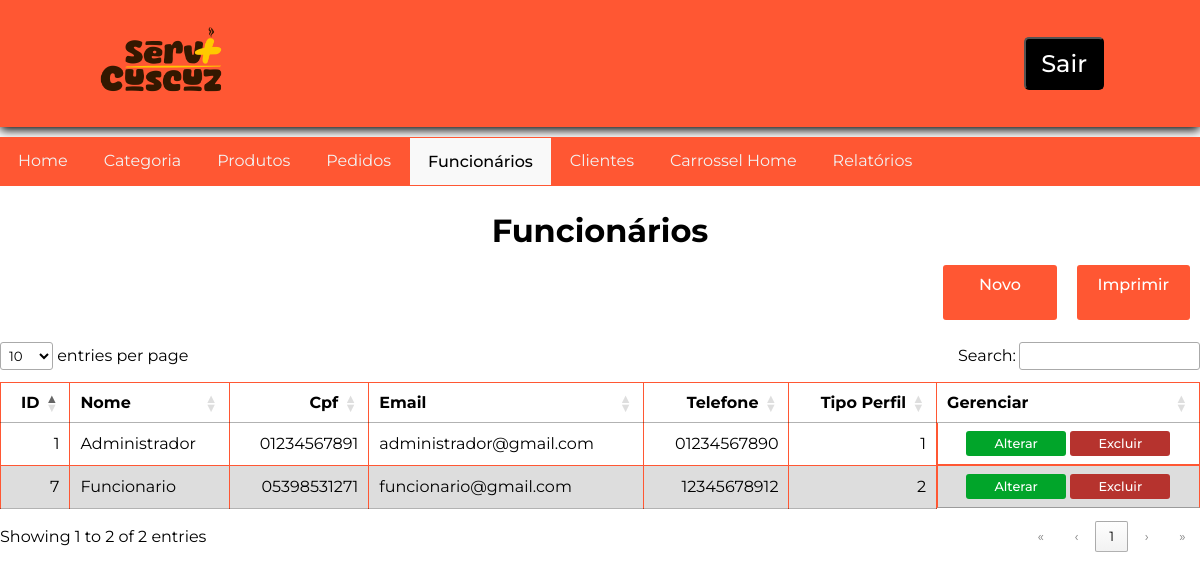
The page /view/admin/listaFuncionarios.php (signed in) on the database its author committed.
### tables this page shows
CREATE TABLE `t_funcionario` (
  `id` int(11) NOT NULL,
  `nome` varchar(100) DEFAULT NULL,
  `cpf` char(14) DEFAULT NULL,
  `email` varchar(100) DEFAULT NULL,
  `telefone` char(20) DEFAULT NULL,
  `data_criacao` timestamp NULL DEFAULT NULL,
  `senha` varchar(255) DEFAULT NULL,
  `t_perfil_id` int(11) NOT NULL
);

### model/DAO/src/conexaobd.php (called while the page is built, shortened)
<?php
if (!class_exists('Conexao')) {
    class Conexao {
        private static $conexao;
        public static function getInstance(){
            if (!isset(self::$conexao)) {
                try {
                    $options = array(
                        PDO::ATTR_PERSISTENT => true,
                        PDO::MYSQL_ATTR_INIT_COMMAND => 'SET NAMES utf8mb4',
                        PDO::ATTR_ERRMODE => PDO::ERRMODE_EXCEPTION
                    );
                    self::$conexao = new PDO("mysql:host=localhost;dbname=Serv+Cuscuz", "root", "", $options);
                } catch (PDOException $exc) {
                    echo "Erro ao conectar ao banco: " . $exc->getMessage();
                }
            }
            return self::$conexao;
        }
    }
}

### controller/funcionario/readFuncionarioController.php (called while the page is built, shortened)
<?php
require_once __DIR__ . "../../../model/DAO/funcionarioDAO.php";
$funcionarioDAO = new FuncionarioDAO();
$funcionarios = $funcionarioDAO->listarFuncionarios();
require_once __DIR__ . "../../../view/admin/listaFuncionarios.php";

### model/DAO/funcionarioDAO.php (called while the page is built, shortened)
<?php
include "src/conexaobd.php";
class FuncionarioDAO {
    public $pdo = null;
    public function __construct() {
        $this->pdo = Conexao::getInstance();
    }
    public function listarFuncionarios() {
        try {
            $sql = "SELECT * FROM t_funcionario";
            $stmt = $this->pdo->prepare($sql);
            $stmt->execute();
            return $stmt->fetchAll(PDO::FETCH_ASSOC);
        } catch (PDOException $e) {
            echo "Erro: " . $e->getMessage();
            return [];
        }
    }
}

### view/admin/listaFuncionarios.php (the view, shortened to what this page needs)
<?php
require_once __DIR__ . "../../../controller/funcionario/readFuncionarioController.php";
?>
<!DOCTYPE html>
<html lang="pt-br">
<head>
    <link rel="stylesheet" href="../../assets/css/headerCadastro.css">
    <link rel="stylesheet" href="../../assets/css/painelControleAdmin.css">
    <link rel="stylesheet" href="../../assets/css/mensagens/mensagens.css">
    <link rel="stylesheet" href="../../assets/css/funcionario/dataTable.css">
</head>
<body>
    <header>
        <nav class="nav-bar">
            <div class="logo">
                <a href="../../pages/home.php">
                    <img src="../../assets/img/logo-png-reduzida.png" alt="Serv+Cuscuz">
                </a>
            </div>
            <div class="botao">
                <button>
                    <?php
                        include '../../pages/verificarLoginAdm.php';
                    ?>
                </button>
            </div>
        </nav>
    </header>
    <div class="painelAdm">
        <nav class="navbar">
        <a href="../../view/admin/adminPainelController.php">Home</a>
            <a href="../../view/admin/categoria.php">Categoria</a>
            <a href="../../view/admin/produtos.php">Produtos</a>
            <a href="../../view/admin/pedidos.php">Pedidos</a>
            <a href="../../view/admin/listaFuncionarios.php" class="<?php echo (basename($_SERVER['PHP_SELF']) == 'listaFuncionarios.php') ? 'ativo' : ''; ?>">Funcionários</a>
            <a href="../../view/admin/listaCliente.php">Clientes</a>
            <a href="../../view/admin/carrosselHome.php">Carrossel Home</a>
            <a href="../../view/admin/relatorios.php">Relatórios</a>
        </nav>
    </div>
    <div class="homeAdm">
        <main>
            <h1>Funcionários</h1>
            <section class="section__btnFuncionario">
                <a class="btnAdm" href="../../view/admin/cadastroFuncionarios.php">Novo</a>
                <a class="btnAdm" href="#" id="printBtn" target="_blank">Imprimir</a>
            </section>
            <section>
                <table id="myTable">
                    <thead>
                        <tr>
                            <th>ID</th>
                            <th>Nome</th>
                            <th>Cpf</th>
                            <th>Email</th>
                            <th>Telefone</th>
                            <th>Tipo Perfil</th>
                            <th class="gerenciarAdm">Gerenciar</th>
                        </tr>
                    </thead>
                    <tbody>
                    <?php if (isset($funcionarios) && is_array($funcionarios)): ?>
                        <?php foreach ($funcionarios as $funcionario): ?>
                        <tr>
                            <td>
                                <?php echo htmlspecialchars($funcionario['id']); ?>
                            </td>
                            <td>
                                <?php echo htmlspecialchars($funcionario['nome']); ?>
                            </td>
                            <td>
                                <?php echo htmlspecialchars($funcionario['cpf']); ?>
                            </td>
                            <td>
                                <?php echo htmlspecialchars($funcionario['email']); ?>
                            </td>
                            <td>
                                <?php echo htmlspecialchars($funcionario['telefone']); ?>
                            </td>
                            <td>
                                <?php echo htmlspecialchars($funcionario['t_perfil_id']); ?>
                            </td>
                            <td class="tdOperacao">
                                <div class="alterarExcluir">
                                <a class="btnalterar" href="../../controller/funcionario/editFuncionarioController.php?token=<?= base64_encode($funcionario['id']); ?>">Alterar</a>
                                <a class="btnexcluir" href="../../controller/funcionario/deleteFuncionarioController.php?id=<?= $funcionario['id']; ?>" onclick="return confirm('Deseja confirmar a operação?');">Excluir</a>
                                </div>
                            </td>
                        </tr>
                        <?php endforeach; ?>
                    <?php endif; ?>
                </table>
            </section>
        </main>
    </div>
</body>
</html>

### assets/css/headerCadastro.css (style rules this page uses)
* { padding: 0; margin: 0; font-family: 'Montserrat', sans-serif; }
header { background-color: #ff5733; box-shadow: 0px 3px 10px #000000; }
.nav-bar { align-items: center; display: flex; justify-content: space-between; padding: 1.5rem 6rem; }
.logo { display: flex; align-items: center; }
.logo img { cursor: pointer; width: 130px; height: 75px; }
.botao button { padding: 10px 15px; border-radius: 5px; background-color: #000000; }

### assets/css/painelControleAdmin.css (style rules this page uses)
.painelAdm { width: 100%; display: flex; }
.painelAdm nav { margin-top: 10px; width: 100%; overflow: hidden; background-color: #ff5733; }
.painelAdm nav a { float: left; display: block; color: #f2f2f2; text-align: center; padding: 14px 18px; text-decoration: none; }
.navbar a.ativo { background-color: #f9f9f9; color: #000000; border: 1px solid #ff5733; font-weight: 500; }
.homeAdm { justify-content: center; align-items: center; }
.homeAdm main h1 { margin-top: 25px; margin-bottom: 5px; text-align: center; font-size: 2rem; }
.homeAdm table { font-family: 'Montserrat', sans-serif; border-collapse: collapse; width: 100%; }
.homeAdm td, th { border: 1px solid #ff5733; text-align: left; padding: 8px; }
.homeAdm th { font-weight: 400; }
.homeAdm tr:nth-child(even) { background-color: #dddddd; }
.section__btnFuncionario { align-items: center; display: flex; justify-content: center; margin-bottom: 10px; }
.btnAdm { align-items: center; border: none; padding: 10px; margin: 10px; width: 120px; height: 35px; background-color: #ff5733; color: #fff; text-align: center; text-decoration: none; font-weight: 500; border-radius: 3px; }
.gerenciarAdm { text-align: center; }
.tdOperacao { border: 1px solid #ff5733; border-color: none; border: none; display:flex; justify-content: center; align-items: center; }
.btnalterar { border: none; width: 100px; padding: 5px 0px; background-color: rgb(1, 165, 42); color: #fff; text-align: center; text-decoration: none; font-size: .8rem; font-weight: 500; border-radius: 3px; display: inline-block; }
.btnexcluir { border: none; width: 100px; padding: 5px 0px; background-color: rgb(182, 51, 46); color: #fff; text-align: center; text-decoration: none; font-size: .8rem; font-weight: 500; border-radius: 3px; display: inline-block; margin-left: 0px; }
.alterarExcluir { align-items: center; }

### assets/css/funcionario/dataTable.css (style rules this page uses)
:root { --dt-row-selected: 13, 110, 253; --dt-row-selected-text: 255, 255, 255; --dt-row-selected-link: 9, 10, 11; --dt-row-stripe: 0, 0, 0; --dt-row-hover: 0, 0, 0; --dt-column-ordering: 0, 0, 0; --dt-html-background: white; }
table.dataTable thead > tr > th.dt-orderable-asc, table.dataTable thead > tr > th.dt-orderable-desc, table.dataTable thead > tr > th.dt-ordering-asc, table.dataTable thead > tr > th.dt-ordering-desc, table.dataTable thead > tr > td.dt-orderable-asc, table.dataTable thead > tr > td.dt-orderable-desc, table.dataTable thead > tr > td.dt-ordering-asc, table.dataTable thead > tr > td.dt-ordering-desc { position: relative; padding-right: 30px; }
table.dataTable thead > tr > th.dt-orderable-asc, table.dataTable thead > tr > th.dt-orderable-desc, table.dataTable thead > tr > td.dt-orderable-asc, table.dataTable thead > tr > td.dt-orderable-desc { cursor: pointer; }
table.dataTable th, table.dataTable td { box-sizing: border-box; }
table.dataTable th.dt-type-numeric, table.dataTable th.dt-type-date, table.dataTable td.dt-type-numeric, table.dataTable td.dt-type-date { text-align: right; }
table.dataTable thead th, table.dataTable thead td, table.dataTable tfoot th, table.dataTable tfoot td { text-align: left; }
table.dataTable { width: 100%; margin: 0 auto; border-spacing: 0; }
table.dataTable thead th, table.dataTable tfoot th { font-weight: bold; }
table.dataTable > thead > tr > th, table.dataTable > thead > tr > td { padding: 10px; border-bottom: 1px solid rgba(0, 0, 0, 0.3); }
table.dataTable > tbody > tr { background-color: transparent; }
table.dataTable > tbody > tr:first-child > * { border-top: none; }
table.dataTable > tbody > tr:last-child > * { border-bottom: none; }
table.dataTable > tbody > tr > th, table.dataTable > tbody > tr > td { padding: 8px 10px; }
div.dt-container div.dt-layout-full > *:only-child { margin-left: auto; margin-right: auto; }
div.dt-container.dt-empty-footer tbody > tr:last-child > * { border-bottom: 1px solid rgba(0, 0, 0, 0.3); }

### rows shown on the page
t_funcionario: id "1", nome "Administrador", cpf "01234567891", email "administrador@gmail.com", telefone "01234567890", t_perfil "1"
t_funcionario: id "7", nome "Funcionario", cpf "05398531271", email "funcionario@gmail.com", telefone "12345678912", t_perfil "2"
